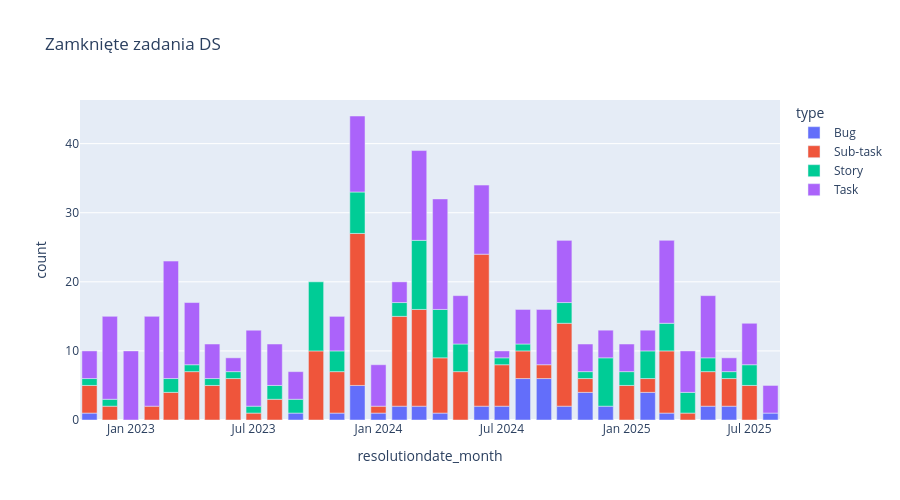

The notebook cell this image was saved under:
### Code cell
px.bar(
    issues_completed_by_month.where(f.col('project')=='DE').toPandas(),
    x='resolutiondate_month',
    y='count',
    color='type',
    title='Zamknięte zadania DS',
    height=500)

### Figure 1 — Plotly figure (JSON) as saved in the notebook; plotly's stock layout.template omitted (floating-point values rounded to 4 significant figures)
{"data": [{"alignmentgroup": "True", "hovertemplate": "type=Bug<br>resolutiondate_month=%{x}<br>count=%{y}<extra></extra>", "legendgroup": "Bug", "marker": {"color": "#636efa", "pattern": {"shape": ""}}, "name": "Bug", "offsetgroup": "Bug", "orientation": "v", "showlegend": true, "textposition": "auto", "type": "bar", "x": ["2025-06-01T00:00:00", "2024-07-01T00:00:00", "2023-09-01T00:00:00", "2025-02-01T00:00:00", "2022-11-01T00:00:00", "2024-02-01T00:00:00", "2023-12-01T00:00:00", "2024-08-01T00:00:00", "2024-06-01T00:00:00", "2024-03-01T00:00:00", "2025-08-01T00:00:00", "2025-03-01T00:00:00", "2024-12-01T00:00:00", "2024-04-01T00:00:00", "2024-11-01T00:00:00", "2025-05-01T00:00:00", "2024-09-01T00:00:00", "2024-10-01T00:00:00", "2024-01-01T00:00:00", "2023-11-01T00:00:00"], "xaxis": "x", "y": [2, 2, 1, 4, 1, 2, 5, 6, 2, 2, 1, 1, 2, 1, 4, 2, 6, 2, 1, 1], "yaxis": "y"}, {"alignmentgroup": "True", "hovertemplate": "type=Sub-task<br>resolutiondate_month=%{x}<br>count=%{y}<extra></extra>", "legendgroup": "Sub-task", "marker": {"color": "#EF553B", "pattern": {"shape": ""}}, "name": "Sub-task", "offsetgroup": "Sub-task", "orientation": "v", "showlegend": true, "textposition": "auto", "type": "bar", "x": ["2025-04-01T00:00:00", "2023-08-01T00:00:00", "2024-07-01T00:00:00", "2024-09-01T00:00:00", "2023-06-01T00:00:00", "2024-10-01T00:00:00", "2023-03-01T00:00:00", "2023-04-01T00:00:00", "2025-06-01T00:00:00", "2024-01-01T00:00:00", "2024-06-01T00:00:00", "2022-12-01T00:00:00", "2025-02-01T00:00:00", "2024-04-01T00:00:00", "2025-07-01T00:00:00", "2025-03-01T00:00:00", "2023-02-01T00:00:00", "2025-05-01T00:00:00", "2024-05-01T00:00:00", "2023-05-01T00:00:00", "2024-03-01T00:00:00", "2024-11-01T00:00:00", "2022-11-01T00:00:00", "2023-10-01T00:00:00", "2023-12-01T00:00:00", "2025-01-01T00:00:00", "2023-11-01T00:00:00", "2023-07-01T00:00:00", "2024-08-01T00:00:00", "2024-02-01T00:00:00"], "xaxis": "x", "y": [1, 3, 6, 2, 6, 12, 4, 7, 4, 1, 22, 2, 2, 8, 5, 9, 2, 5, 7, 5, 14, 2, 4, 10, 22, 5, 6, 1, 4, 13], "yaxis": "y"}, {"alignmentgroup": "True", "hovertemplate": "type=Story<br>resolutiondate_month=%{x}<br>count=%{y}<extra></extra>", "legendgroup": "Story", "marker": {"color": "#00cc96", "pattern": {"shape": ""}}, "name": "Story", "offsetgroup": "Story", "orientation": "v", "showlegend": true, "textposition": "auto", "type": "bar", "x": ["2025-03-01T00:00:00", "2025-01-01T00:00:00", "2023-04-01T00:00:00", "2024-05-01T00:00:00", "2023-03-01T00:00:00", "2022-12-01T00:00:00", "2023-12-01T00:00:00", "2025-04-01T00:00:00", "2024-02-01T00:00:00", "2024-04-01T00:00:00", "2023-10-01T00:00:00", "2024-07-01T00:00:00", "2025-02-01T00:00:00", "2023-11-01T00:00:00", "2024-12-01T00:00:00", "2023-09-01T00:00:00", "2024-11-01T00:00:00", "2024-10-01T00:00:00", "2023-05-01T00:00:00", "2025-07-01T00:00:00", "2022-11-01T00:00:00", "2025-06-01T00:00:00", "2024-03-01T00:00:00", "2023-08-01T00:00:00", "2023-06-01T00:00:00", "2025-05-01T00:00:00", "2024-08-01T00:00:00", "2023-07-01T00:00:00"], "xaxis": "x", "y": [4, 2, 1, 4, 2, 1, 6, 3, 2, 7, 10, 1, 4, 3, 7, 2, 1, 3, 1, 3, 1, 1, 10, 2, 1, 2, 1, 1], "yaxis": "y"}, {"alignmentgroup": "True", "hovertemplate": "type=Task<br>resolutiondate_month=%{x}<br>count=%{y}<extra></extra>", "legendgroup": "Task", "marker": {"color": "#ab63fa", "pattern": {"shape": ""}}, "name": "Task", "offsetgroup": "Task", "orientation": "v", "showlegend": true, "textposition": "auto", "type": "bar", "x": ["2023-01-01T00:00:00", "2023-04-01T00:00:00", "2022-11-01T00:00:00", "2024-01-01T00:00:00", "2024-12-01T00:00:00", "2025-01-01T00:00:00", "2024-11-01T00:00:00", "2025-05-01T00:00:00", "2024-10-01T00:00:00", "2025-02-01T00:00:00", "2023-02-01T00:00:00", "2023-08-01T00:00:00", "2024-04-01T00:00:00", "2025-04-01T00:00:00", "2023-09-01T00:00:00", "2023-03-01T00:00:00", "2025-03-01T00:00:00", "2025-08-01T00:00:00", "2024-09-01T00:00:00", "2024-08-01T00:00:00", "2024-03-01T00:00:00", "2023-07-01T00:00:00", "2024-02-01T00:00:00", "2023-11-01T00:00:00", "2022-12-01T00:00:00", "2024-07-01T00:00:00", "2024-06-01T00:00:00", "2023-05-01T00:00:00", "2024-05-01T00:00:00", "2023-06-01T00:00:00", "2023-12-01T00:00:00", "2025-06-01T00:00:00", "2025-07-01T00:00:00"], "xaxis": "x", "y": [10, 9, 4, 6, 4, 4, 4, 9, 9, 3, 13, 6, 16, 6, 4, 17, 12, 4, 8, 5, 13, 11, 3, 5, 12, 1, 10, 5, 7, 2, 11, 2, 6], "yaxis": "y"}], "layout": {"barmode": "relative", "height": 500, "legend": {"title": {"text": "type"}, "tracegroupgap": 0}, "title": {"text": "Zamknięte zadania DS"}, "xaxis": {"anchor": "y", "domain": [0, 1], "title": {"text": "resolutiondate_month"}}, "yaxis": {"anchor": "x", "domain": [0, 1], "title": {"text": "count"}}}}
